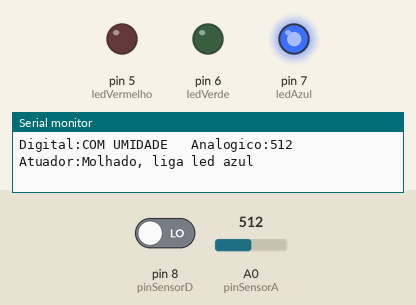
Simulated run of this sketch. Board: Arduino Uno, built with avr-gcc and run on an emulated ATmega328P. Parts: output pins drawn as LEDs (lit = HIGH), the last lines printed to the serial monitor. The test bench sets the inputs (shaded band); at power-on: A0 (pinSensorA) = 512, pin 8 (pinSensorD) LOW.

Above: at 1.2 s.
1.3 s: A0 (pinSensorA) set to 641
4.3 s: A0 (pinSensorA) set to 661
At 5.2 s:
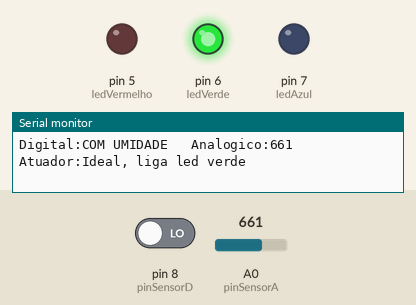
5.8 s: A0 (pinSensorA) set to 887
8.8 s: A0 (pinSensorA) set to 915
At 9.2 s:
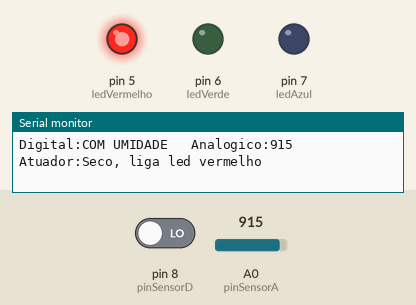
Timing chart, 0 to 11.8 s (numbered marks = the images above; inputs shaded):
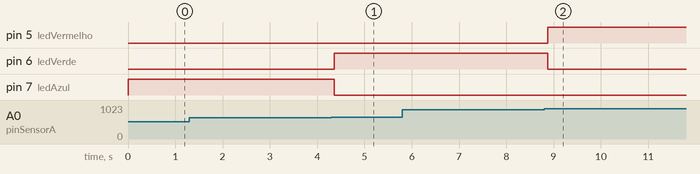

The sketch:

sensor.ino
```cpp
#define pinSensorA A0
#define pinSensorD 8

#define ledAzul 7
#define ledVerde 6
#define ledVermelho 5


void setup() {
  pinMode(pinSensorD, INPUT);
  pinMode(ledAzul, OUTPUT);
  pinMode(ledVerde, OUTPUT);
  pinMode(ledVermelho, OUTPUT);

  Serial.begin(9600);
}

void loop() {
  Serial.print("Digital:");

  if (digitalRead(pinSensorD)) {
     Serial.print("SEM UMIDADE ");
  } else {
     Serial.print("COM UMIDADE ");
  }

  Serial.print("  Analogico:");
  Serial.print(analogRead(pinSensorA));
  Serial.print("  ");

  Serial.print("  Atuador:");

  int umidade = analogRead(pinSensorA);

  if (umidade < 650) {
     Serial.println("Molhado, liga led azul");
     digitalWrite(ledVermelho, LOW);
     digitalWrite(ledAzul, HIGH);
     digitalWrite(ledVerde, LOW);
  } else if(umidade >= 650 && umidade < 900) {
     Serial.println("Ideal, liga led verde");
     digitalWrite(ledVermelho, LOW);
     digitalWrite(ledAzul, LOW);
     digitalWrite(ledVerde, HIGH);
  } else {
     Serial.println("Seco, liga led vermelho");
     digitalWrite(ledVermelho, HIGH);
     digitalWrite(ledAzul, LOW);
     digitalWrite(ledVerde, LOW);
    }

}
```

Measured:
- the behaviour switches between 649 and 650 on A0 (pinSensorA) (found by bisection; images 0 and 1)
- the behaviour switches between 899 and 900 on A0 (pinSensorA) (found by bisection; images 1 and 2)
- after the input at 4.3 s, pin 6 (ledVerde): LOW → HIGH after 0.06 s; pin 7 (ledAzul): HIGH → LOW after 0.06 s
- after the input at 8.8 s, pin 5 (ledVermelho): LOW → HIGH after 0.08 s; pin 6 (ledVerde): HIGH → LOW after 0.08 s
